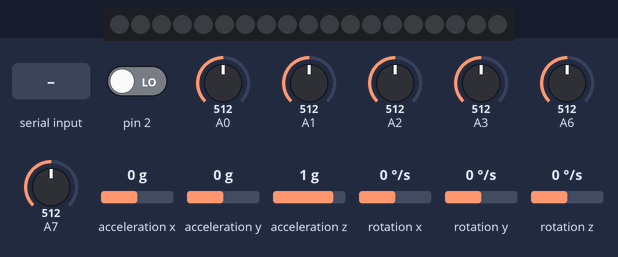
The sketch below on a simulated Arduino Nano, built with avr-gcc and run on an emulated ATmega328P. On the bench: 19 RGB LEDs in strip order, left to right. The inputs (shaded band) are chosen by the test bench; at power-on: A2 = 512, A3 = 512, pin 2 LOW, A0 = 512, A1 = 512, A6 = 512, A7 = 512, acceleration x 0 g, acceleration y 0 g, acceleration z 1 g, rotation x 0 °/s, rotation y 0 °/s, rotation z 0 °/s. Dim RGB values are drawn brighter than linear; the sensor or clock chip raises its interrupt line as the real part does; what the sketch prints to the serial monitor is not drawn.

Above: at 1.7 s.
1.8 s: byte 1 (1) received over Serial
At 1.96 s:
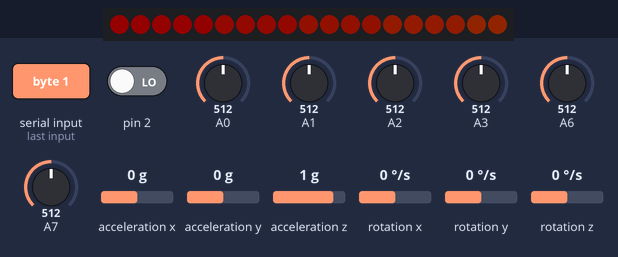
4.2 s: A2 set to 547
7.2 s: A2 set to 580
At 8.3 s:
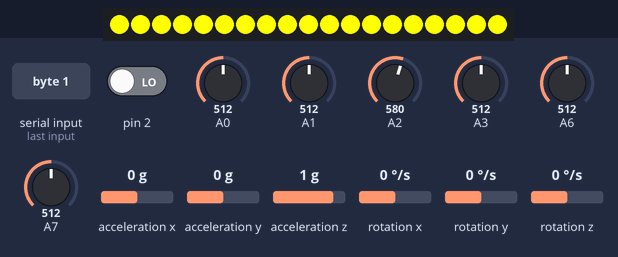
8.7 s: A3 set to 716
At 9.8 s:
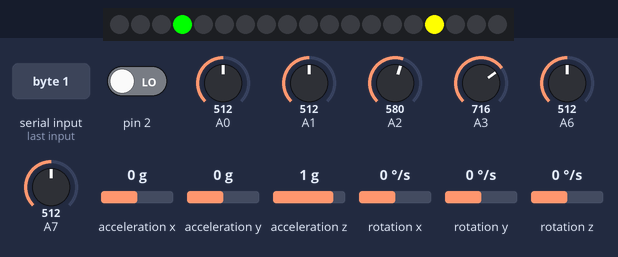
10.3 s: A2 set to 306
At 10.75 s:
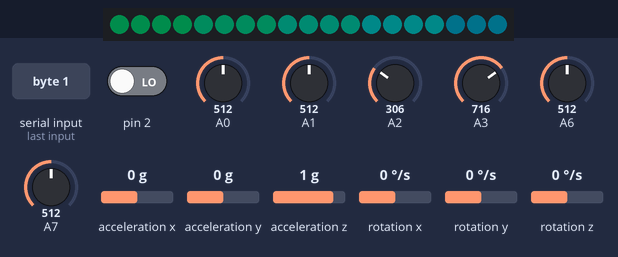
13.3 s: byte 4 (4) received over Serial
At 13.49 s:
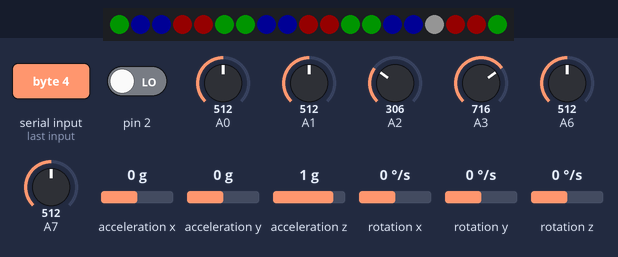

Measured:
- the behaviour switches between 563 and 564 on A2 (found by bisection; images 1 and 2)
- after the input at 1.8 s, the LEDs: change at once (image 1)
- after the input at 7.2 s, the LEDs: change after 0.10 s (image 2)
- after the input at 8.7 s, the LEDs: first change at once (image 3 shows a later state)
- after the input at 10.3 s, the LEDs: change after 0.31 s (image 4)
- after the input at 13.3 s, the LEDs: change after 0.05 s (image 5)

The sketch:

GROOVE.ino
```cpp
/*
   debug mode settings
*/
//#define DEBUG_MODE
#undef DEBUG_MODE

/* 6D sensor settings
   mpu9150の方をaz, gy,gz を反転させる
   RIGHT: green MPU9150 option 0
   LEFT: blue MPU9250 option 1
*/
#define HAND 0
#define ACC_LSB  16384 // LSB/g
#define GYRO_LSB  131 // LSB/(°/s)

#define SENSOR_ARRAY_NUM 10

#include "I2Cdev.h"
#include "MPU6050_6Axis_MotionApps20.h"
#if I2CDEV_IMPLEMENTATION == I2CDEV_ARDUINO_WIRE
#include "Wire.h"
#endif

MPU6050 mpu;

// sonsor params
int atsuryoku_ex = 0;
int atsuryoku = 0;
int mage1 = 0;//小指
int mage2 = 0;//薬指
int mage3 = 0;//中指
int mage4 = 0;//人差し指
int mage5 = 0;//親指

int atsuryoku_array[10] = {0};
int mage1_array[10] = {0};//小指
int mage2_array[10] = {0};//薬指
int mage3_array[10] = {0};//中指
int mage4_array[10] = {0};//人差し指
int mage5_array[10] = {0};//親指
int sensor_array_index = 0;

// calibration
int mage1_def = 0;//小指
int mage2_def = 0;//薬指
int mage3_def = 0;//中指
int mage4_def = 0;//人差し指
int mage5_def = 0;//親指

float mage_calib_rate = 1.1;

// MPU control/status vars
bool dmpReady = false;  // set true if DMP init was successful
uint8_t mpuIntStatus;   // holds actual interrupt status byte from MPU
uint8_t devStatus;      // return status after each device operation (0 = success, !0 = error)
uint16_t packetSize;    // expected DMP packet size (default is 42 bytes)
uint16_t fifoCount;     // count of all bytes currently in FIFO
uint8_t fifoBuffer[64]; // FIFO storage buffer

volatile bool mpuInterrupt = false;     // indicates whether MPU interrupt pin has gone high
void dmpDataReady() {
  mpuInterrupt = true;
}

int16_t ax_row, ay_row, az_row;
int16_t gx_row, gy_row, gz_row;
float ax, ay, az;
float gx, gy, gz;

/*
   Adafruit settings
*/
#include <Adafruit_NeoPixel.h>
#define PIN 6
#define LED_NUM 19
#define FINGER_LED_NUM 7
#define CIRCLE_LED_NUM 12

Adafruit_NeoPixel strip = Adafruit_NeoPixel(LED_NUM, PIN, NEO_GRB + NEO_KHZ800);

/*
   color settings
*/
int circle_led_index = 0;
int finger_led_index = 0;

bool led_reverse = false;

int ble_colors[LED_NUM][3] = {
  {255, 0, 0},
  {255, 0, 0},
  {0, 255, 0},
  {0, 255, 0},
  {0, 0, 255},
  {0, 0, 255},
  {255, 0, 0},
  {255, 0, 0},
  {0, 255, 0},
  {0, 255, 0},
  {0, 0, 255},
  {0, 0, 255},
  {255, 0, 0},
  {255, 0, 0},
  {0, 255, 0},
  {0, 255, 0},
  {0, 0, 255},
  {0, 0, 255},
  {255, 255, 255},
};

int beat_index = 0;
#define BEAT_PATTERN_NUM 5
int beat_colors[BEAT_PATTERN_NUM][3] = {
  {70, 70, 255},
  {255, 0, 100},
  {0, 255, 0},
  {255, 0, 255},
  {255, 100, 0},
};

//int f_atsu_colors[LED_NUM][3] = {
//  {255, 255, 0},
//  {255, 255, 0},
//  {255, 0, 255},
//  {255, 0, 255},
//  {0, 255, 255},
//  {0, 255, 255},
//  {255, 0, 0},
//  {255, 0, 0},
//  {0, 0, 255},
//  {0, 0, 255},
//  {255, 0, 0},
//  {255, 0, 0},
//  {255, 255, 255},
//  {255, 255, 255},
//  {255, 200, 200},
//  {255, 200, 200},
//  {200, 200, 255},
//  {200, 200, 255},
//};
// Input a value 0 to 255 to get a color value.
// The colours are a transition r - g - b - back to r.
uint32_t Wheel(byte WheelPos)
{
  WheelPos = 255 - WheelPos;
  if (WheelPos < 85)
  {
    return strip.Color(255 - WheelPos * 3, 0, WheelPos * 3);
  }
  else if (WheelPos < 170)
  {
    WheelPos -= 85;
    return strip.Color(0, WheelPos * 3, 255 - WheelPos * 3);
  }
  else
  {
    WheelPos -= 170;
    return strip.Color(WheelPos * 3, 255 - WheelPos * 3, 0);
  }
}
/*
   BLE settings
*/
int rsvData = 0;

/*
   timer settings
*/
#include "MsTimer2.h"
//16000000/256*0.5
//OCR1 = 31250

long previousMillis = 0;
unsigned long currentMillis;

bool sensor_interrupt_flag = false;

int timer_count_master = 0;
int timer_count = 0;

int circle_interval_time = 5;
int finger_interval_time = 5;

void led_timer() {
  // 待機
  if (rsvData == 1) {
    if (timer_count == (255)) {
      timer_count = 0;
    }
    if (sensor_interrupt_flag == false) {
      strip.setBrightness(20);
      for (int i = 0; i < strip.numPixels(); i++) {
        strip.setPixelColor(i, Wheel((i + timer_count) & 255));
      }
    }
  }
  else if (rsvData == 2) {
    float beat = 100 * 60 / (125.0); // 150bpm
    if (timer_count >= beat) {
      timer_count = 0;
    }
    if (sensor_interrupt_flag == false) {
      int brightness = abs(int(map(timer_count, 0, int(beat) - 1, -255, 255)));
      //      brightness = -brightness + 255;
      // 色
      for (int i = 0; i < LED_NUM; i++) {
        if (i < 12) {
          strip.setPixelColor(i, int(beat_colors[beat_index][0]*brightness / 255), int(beat_colors[beat_index][1]*brightness / 255), int(beat_colors[beat_index][2]*brightness / 255));
        }
        else {
          strip.setPixelColor(i, int(beat_colors[beat_index][0]*brightness / 255), int(beat_colors[beat_index][1]*brightness / 255), int(beat_colors[beat_index][2]*brightness / 255));
        }
      }
      strip.setBrightness(100);
    }
  }
  else if (rsvData == 3) {
    float beat = 100 * 60 / 108.0; // 108bpm
    if (timer_count >= beat) {
      timer_count = 0;
    }
    if (sensor_interrupt_flag == false) {
      int brightness = 255;
      // 色
      for (int i = 0; i < LED_NUM; i++) {
        if (i < 12) {
          strip.setPixelColor(i, int(beat_colors[beat_index][0]*brightness / 255), int(beat_colors[beat_index][1]*brightness / 255), int(beat_colors[beat_index][2]*brightness / 255));
        }
        else {
          strip.setPixelColor(i, int(beat_colors[beat_index][0]*brightness / 255), int(beat_colors[beat_index][1]*brightness / 255), int(beat_colors[beat_index][2]*brightness / 255));
        }
      }
      strip.setBrightness(100);
    }
  }
  else if (rsvData == 4) {
    if (timer_count == LED_NUM) {
      timer_count = 0;
    }
    if (sensor_interrupt_flag == false) {
      for (int i = 0; i < LED_NUM; i++) {
        int j = i + timer_count;
        if (j >=  LED_NUM) {
          j -= LED_NUM;
        }
        strip.setPixelColor(i, ble_colors[j][0], ble_colors[j][1], ble_colors[j][2]);
      }
      strip.setBrightness(20);
    }
  }
  else if (rsvData == 5) {
    if (timer_count >= 10) {
      timer_count = 0;
    }
    if (sensor_interrupt_flag == false) {
      // 色
      for (int i = 0; i < LED_NUM; i++) {
        if (i < 12) {
          strip.setPixelColor(i, 255, 255, 0);

        }
        else {
          strip.setPixelColor(i, 0, 0, 255);
        }
      }
      // 光らせるか
      if (timer_count < 3) {
        strip.setBrightness(255);
      }
      else if (timer_count < 10) {
        strip.setBrightness(0);
      }
    }
  }

  else if (rsvData == 6) {
    if (timer_count >= 100) {
      timer_count = 0;
    }
    if (sensor_interrupt_flag == false) {
      // 色
      for (int i = 0; i < LED_NUM; i++) {
        if (i < 12) {
          strip.setPixelColor(i, 255, 255, 0);

        }
        else {
          strip.setPixelColor(i, 0, 0, 255);
        }
      }
      // 光らせるか
      if (timer_count < 3) {
        strip.setBrightness(255);
      }
      else if (timer_count < 50) {
        strip.setBrightness(0);
      }
      else if (timer_count < 53) {
        strip.setBrightness(20);
      }
      else if (timer_count < 100) {
        strip.setBrightness(0);
      }
    }
  }
  strip.show();
  timer_count++;
  timer_count_master++;
  if (timer_count_master == 100) {
    timer_count_master = 0;
    led_reverse = !led_reverse;
  }
  if ((timer_count_master % finger_interval_time) == 0) {
    finger_led_index++;
  }
  if ((timer_count_master % circle_interval_time) == 0) {
    circle_led_index++;
  }
  if (finger_led_index == FINGER_LED_NUM) {
    finger_led_index = 0;
  }
  if (circle_led_index == CIRCLE_LED_NUM) {
    circle_led_index = 0;
  }
#ifdef DEBUG_MODE
  //  Serial.print("quat\t");
  //  Serial.print(ax_row);
  //  Serial.print("\t");
  //  Serial.print(ay_row);
  //  Serial.print("\t");
  //  Serial.print(az_row);
  //  Serial.print("\t");
  //  Serial.print(gx_row);
  //  Serial.print("\t");
  //  Serial.print(gy_row);
  //  Serial.print("\t");
  //  Serial.print(gz_row);
  //  Serial.print("\n");
  //  Serial.print(atsuryoku);
  //  Serial.print("\t");
  //  Serial.print(mage1);
  //  Serial.print("\t");
  //  Serial.print(mage2);
  //  Serial.print("\t");
  //  Serial.print(mage3);
  //  Serial.print("\t");
  //  Serial.print(mage4);
  //  Serial.print("\t");
  //  Serial.print(mage5);
  //  Serial.print("\n");
  Serial.print(int(map(ax_row, -32768, 32767, 0, 255)));
  Serial.print("\t");
  Serial.print(int(map(ay_row, -32768, 32767, 0, 255)));
  Serial.print("\t");
  Serial.print(int(map(az_row, -32768, 32767, 0, 255)));
  Serial.print("\t");
  Serial.print(int(map(gx_row, -32768, 32767, 0, 255)));
  Serial.print("\t");
  Serial.print(int(map(gy_row, -32768, 32767, 0, 255)));
  Serial.print("\t");
  Serial.print(int(map(gz_row, -32768, 32767, 0, 255)));
  Serial.print("\n");
  Serial.print(int(map(atsuryoku, 0, 1023, 0, 255)));
  Serial.print("\t");
  Serial.print(int(map(mage1, 0, 1023, 0, 255)));
  Serial.print("\t");
  Serial.print(int(map(mage2, 0, 1023, 0, 255)));
  Serial.print("\t");
  Serial.print(int(map(mage3, 0, 1023, 0, 255)));
  Serial.print("\t");
  Serial.print(int(map(mage4, 0, 1023, 0, 255)));
  Serial.print("\t");
  Serial.print(int(map(mage5, 0, 1023, 0, 255)));
  Serial.print("\n");
#else
  //BLEで送ってるところ
  if ((timer_count_master % 5) == 0) {
    Serial.write(HAND); // 右0 左1 //1
    //  Serial.write(1); // 右0 左1
    //  Serial.write(2); // 右0 左1
    //  Serial.write(3); // 右0 左1
    //  Serial.write(4); // 右0 左1
    //  Serial.write(5); // 右0 左1
    Serial.write(int(map(ax_row, -32768, 32767, 0, 255)));//2
    Serial.write(int(map(ay_row, -32768, 32767, 0, 255)));//3
    Serial.write(int(map(az_row, -32768, 32767, 0, 255)));//4
    Serial.write(int(map(gx_row, -32768, 32767, 0, 255)));//5
    Serial.write(int(map(gy_row, -32768, 32767, 0, 255)));//6
    Serial.write(int(map(gz_row, -32768, 32767, 0, 255)));//7
    Serial.write(int(map(atsuryoku, 0, 1023, 0, 255)));//8
    Serial.write(int(map(mage1, 0, 1023, 0, 255)));//9
    Serial.write(int(map(mage2, 0, 1023, 0, 255)));//10
    Serial.write(int(map(mage3, 0, 1023, 0, 255)));//11
    Serial.write(int(map(mage4, 0, 1023, 0, 255)));//12
    Serial.write(int(map(mage5, 0, 1023, 0, 255)));//13
  }
#endif

}

void setup() {
  // Adafruit
  strip.begin();
  // join I2C bus
#if I2CDEV_IMPLEMENTATION == I2CDEV_ARDUINO_WIRE
  Wire.begin();
  TWBR = 24; // 400kHz I2C clock (200kHz if CPU is 8MHz)
#elif I2CDEV_IMPLEMENTATION == I2CDEV_BUILTIN_FASTWIRE
  Fastwire::setup(400, true);
#endif

  // initialize serial port
#ifdef DEBUG_MODE
  Serial.begin(115200);
  while (!Serial);
#else
  Serial.begin(9600);
#endif

  // mpu
  mpu.initialize();
  while (Serial.available());
  devStatus = mpu.dmpInitialize();

  // supply my own gyro offsets here, scaled for min sensitivity
  mpu.setXGyroOffset(0);
  mpu.setYGyroOffset(0);
  mpu.setZGyroOffset(0);

  if (devStatus == 0) {
    mpu.setDMPEnabled(true);
    attachInterrupt(0, dmpDataReady, RISING);
    mpuIntStatus = mpu.getIntStatus();
    dmpReady = true;
    packetSize = mpu.dmpGetFIFOPacketSize();
  } else {
    // ERROR!
    // 1 = initial memory load failed
    // 2 = DMP configuration updates failed
    // (if it's going to break, usually the code will be 1)
    //        Serial.print(F("DMP Initialization failed (code "));
    //        Serial.print(devStatus);
    //        Serial.println(F(")"));
  }
  strip.show();

  // timer
  MsTimer2::set(10, led_timer);
  MsTimer2::start();

  // calibration
  for (int i = 0; i < 5; i++) {
    mage1_def += analogRead(A1);//小指
    mage2_def += analogRead(A2);//薬指
    mage3_def += analogRead(A3);//中指
    mage4_def += analogRead(A6);//人差し指
    mage5_def += analogRead(A7);//親指
  }
  mage1_def /= 5;//小指
  mage2_def /= 5;//薬指
  mage3_def /= 5;//中指
  mage4_def /= 5;//人差し指
  mage5_def /= 5;//親指
}


// ================================================================
// ===                    MAIN PROGRAM LOOP                     ===
// ================================================================
void loop() {
  // if programming failed, don't try to do anything
  if (!dmpReady) {
    return;
  }
  // wait for MPU interrupt or extra packet(s) available
  while (!mpuInterrupt && fifoCount < packetSize) {
  }
  // reset interrupt flag and get INT_STATUS byte
  mpuInterrupt = false;
  mpuIntStatus = mpu.getIntStatus();
  // get current FIFO count
  fifoCount = mpu.getFIFOCount();
  // check for overflow (this should never happen unless our code is too inefficient)
  if ((mpuIntStatus & 0x10) || fifoCount == 1024) {
    // reset so we can continue cleanly
    mpu.resetFIFO();
    //        Serial.println(F("FIFO overflow!"));
    // otherwise, check for DMP data ready interrupt (this should happen frequently)
  } else if (mpuIntStatus & 0x02) {
    // wait for correct available data length, should be a VERY short wait
    while (fifoCount < packetSize) {
      fifoCount = mpu.getFIFOCount();
    }
    // read a packet from FIFO
    mpu.getFIFOBytes(fifoBuffer, packetSize);
    // track FIFO count here in case there is > 1 packet available
    // (this lets us immediately read more without waiting for an interrupt)
    fifoCount -= packetSize;
    mpu.getMotion6(&ax_row, &ay_row, &az_row, &gx_row, &gy_row, &gz_row);
    if (HAND == 1) {
      az_row = -az_row;
      gy_row = -gy_row;
      gz_row = -gz_row;
    }
    //    ax = float(ax_row) / ACC_LSB;
    //    ay = float(ay_row) / ACC_LSB;
    //    az = float(az_row) / ACC_LSB;
    //    gx = float(gx_row) / GYRO_LSB;
    //    gy = float(gy_row) / GYRO_LSB;
    //    gz = float(gz_row) / GYRO_LSB;
    if(sensor_array_index >= SENSOR_ARRAY_NUM){
      sensor_array_index = 0;
    }
    atsuryoku_array[sensor_array_index] = analogRead(A0);
    mage1_array[sensor_array_index] = analogRead(A1);//小指
    mage2_array[sensor_array_index] = analogRead(A2);//薬指
    mage3_array[sensor_array_index] = analogRead(A3);//中指
    mage4_array[sensor_array_index] = analogRead(A6);//人差し指
    mage5_array[sensor_array_index] = analogRead(A7);//親指

    atsuryoku = 0;
    mage1 = 0;//小指
    mage2 = 0;//薬指
    mage3 = 0;//中指
    mage4 = 0;//人差し指
    mage5 = 0;//親指

    for(int i=0; i<SENSOR_ARRAY_NUM; i++ ){
      atsuryoku += atsuryoku_array[i];
      mage1 += mage1_array[i];//小指
      mage2 += mage2_array[i];//薬指
      mage3 += mage3_array[i];//中指
      mage4 += mage4_array[i];//人差し指
      mage5 += mage5_array[i];//親指
    }

//    atsuryoku /= SENSOR_ARRAY_NUM;
    atsuryoku = atsuryoku_array[sensor_array_index];
    mage1 /= SENSOR_ARRAY_NUM;//小指
    mage2 /= SENSOR_ARRAY_NUM;//薬指
    mage3 /= SENSOR_ARRAY_NUM;//中指
    mage4 /= SENSOR_ARRAY_NUM;//人差し指
    mage5 /= SENSOR_ARRAY_NUM;//親指

    bool oyayubi = mage5 > mage5_def * mage_calib_rate;
    bool hitosashiyubi = mage4 > mage4_def * mage_calib_rate;
    bool nakayubi = mage3 > mage3_def * mage_calib_rate;
    bool kusuriyubi = mage2 > mage2_def * mage_calib_rate;
    bool koyubi = mage1 > mage1_def * mage_calib_rate;

    // BLE Reading
    if (Serial.available() > 0) {
      rsvData = Serial.read();
      timer_count = 0;
    }


    // point
    if (!hitosashiyubi && nakayubi && kusuriyubi) {
      circle_interval_time = 5;
      finger_interval_time = 5;
      sensor_interrupt_flag = true;
      for (int i = 0; i < CIRCLE_LED_NUM; i++) {
        if (i == circle_led_index) {
          strip.setPixelColor(i, 0, 255, 0);
        }
        else {
          strip.setPixelColor(i, 0, 0, 0);
        }
      }
      for (int i = 0; i < FINGER_LED_NUM; i++) {
        if (i == finger_led_index) {
          strip.setPixelColor(CIRCLE_LED_NUM + i, 255, 255, 0);
        }
        else {
          strip.setPixelColor(CIRCLE_LED_NUM + i, 0, 0, 0);
        }
      }
      strip.setBrightness(255);
      strip.show();
    }
    // グー
//    else if (oyayubi && hitosashiyubi && nakayubi && kusuriyubi) {
    else if (hitosashiyubi && nakayubi && kusuriyubi) {
      circle_interval_time = 1;
      finger_interval_time = 10;
      sensor_interrupt_flag = true;
      for (int i = 0; i < CIRCLE_LED_NUM; i++) {
        strip.setPixelColor(i, 255, 0, 0);
      }
      for (int i = 0; i < FINGER_LED_NUM; i++) {
        strip.setPixelColor(CIRCLE_LED_NUM + i, 255, 0, 0);
      }
      if (led_reverse) {
        strip.setBrightness(int(map(timer_count_master, 0, 100, 0, 255)));
      }
      else {
        strip.setBrightness(int(map(timer_count_master, 0, 100, 255, 0)));
      }
      strip.show();
    }
    // ちょき
    else if (!hitosashiyubi && !nakayubi && kusuriyubi) {
      circle_interval_time = 1;
      finger_interval_time = 10;
      sensor_interrupt_flag = true;
      for (int i = 0; i < CIRCLE_LED_NUM; i++) {
        strip.setPixelColor(i, 255, 255, 0);
      }
      for (int i = 0; i < FINGER_LED_NUM; i++) {
        strip.setPixelColor(CIRCLE_LED_NUM + i, 255, 255, 0);
      }
      strip.setBrightness(255);
      //      if (led_reverse) {
      //        strip.setBrightness(int(map(timer_count_master, 0, 100, 0, 255)));
      //      }
      //      else {
      //        strip.setBrightness(int(map(timer_count_master, 0, 100, 255, 0)));
      //      }
      strip.show();
    }
    //    else if (hitosashiyubi) {
    //      circle_interval_time = 1;
    //      finger_interval_time = 10;
    //      sensor_interrupt_flag = true;
    //      for (int i = 0; i < CIRCLE_LED_NUM; i++) {
    //        if (i == circle_led_index) {
    //          strip.setPixelColor(i, 255, 0, 0);
    //        }
    //        else {
    //          strip.setPixelColor(i, 0, 0, 0);
    //        }
    //      }
    //      for (int i = 0; i < FINGER_LED_NUM; i++) {
    //        if (i == finger_led_index) {
    //          strip.setPixelColor(CIRCLE_LED_NUM + i, 0, 0, 255);
    //        }
    //        else {
    //          strip.setPixelColor(CIRCLE_LED_NUM + i, 0, 0, 0);
    //        }
    //      }
    //      strip.setBrightness(255);
    //      strip.show();
    //    }
    //    else if (mage3 > mage3_def * mage_calib_rate) {
    //      circle_interval_time = 1;
    //      finger_interval_time = 10;
    //      sensor_interrupt_flag = true;
    //      for (int i = 0; i < CIRCLE_LED_NUM; i++) {
    //        if (i == circle_led_index) {
    //          strip.setPixelColor(i, 255, 0, 0);
    //        }
    //        else {
    //          strip.setPixelColor(i, 0, 0, 0);
    //        }
    //      }
    //      for (int i = 0; i < FINGER_LED_NUM; i++) {
    //        if (i == finger_led_index) {
    //          strip.setPixelColor(LED_NUM - 1 - i, 0, 0, 255);
    //        }
    //        else {
    //          strip.setPixelColor(LED_NUM - 1 - i, 0, 0, 0);
    //        }
    //      }
    //      strip.setBrightness(255);
    //      strip.show();
    //    }
    //    else if (mage2 > mage2_def * mage_calib_rate) {
    //      circle_interval_time = 1;
    //      finger_interval_time = 10;
    //      sensor_interrupt_flag = true;
    //      for (int i = 0; i < CIRCLE_LED_NUM; i++) {
    //        if (i == circle_led_index) {
    //          strip.setPixelColor(i, 255, 0, 0);
    //        }
    //        else {
    //          strip.setPixelColor(i, 0, 0, 0);
    //        }
    //      }
    //      for (int i = 0; i < FINGER_LED_NUM; i++) {
    //        if (i == finger_led_index) {
    //          strip.setPixelColor(LED_NUM - 1 - i, 0, 0, 255);
    //        }
    //        else if (i == (finger_led_index + 1)) {
    //          strip.setPixelColor(LED_NUM - 1 - i, 0, 0, 100);
    //        }
    //        else if (i == (finger_led_index + 2)) {
    //          strip.setPixelColor(LED_NUM - 1 - i, 0, 0, 20);
    //        }
    //        else {
    //          strip.setPixelColor(LED_NUM - 1 - i, 0, 0, 0);
    //        }
    //      }
    //      strip.setBrightness(255);
    //      strip.show();
    //    }
    //    else if (mage1 > mage1_def * mage_calib_rate) {
    //      circle_interval_time = 1;
    //      finger_interval_time = 3;
    //      sensor_interrupt_flag = true;
    //      for (int i = 0; i < CIRCLE_LED_NUM; i++) {
    //        if (i == circle_led_index) {
    //          strip.setPixelColor(i, 255, 0, 0);
    //        }
    //        else {
    //          strip.setPixelColor(i, 0, 0, 0);
    //        }
    //      }
    //      for (int i = 0; i < FINGER_LED_NUM; i++) {
    //        if (i == finger_led_index) {
    //          strip.setPixelColor(LED_NUM - 1 - i, 0, 0, 255);
    //        }
    //        else {
    //          strip.setPixelColor(LED_NUM - 1 - i, 0, 0, 0);
    //        }
    //      }
    //      strip.setBrightness(255);
    //      strip.show();
    //    }
    // パー
    else if (rsvData != 0) {
      sensor_interrupt_flag = false;
      if (atsuryoku < 250) {
        if (atsuryoku_ex >= 250) {
          beat_index++;
          if (beat_index == BEAT_PATTERN_NUM) {
            beat_index = 0;
          }
        }
      }
    }
    else {
      sensor_interrupt_flag = false;
      strip.setBrightness(0);
      strip.show();
    }
  }
  atsuryoku_ex = atsuryoku;
  sensor_array_index++;
}
```
